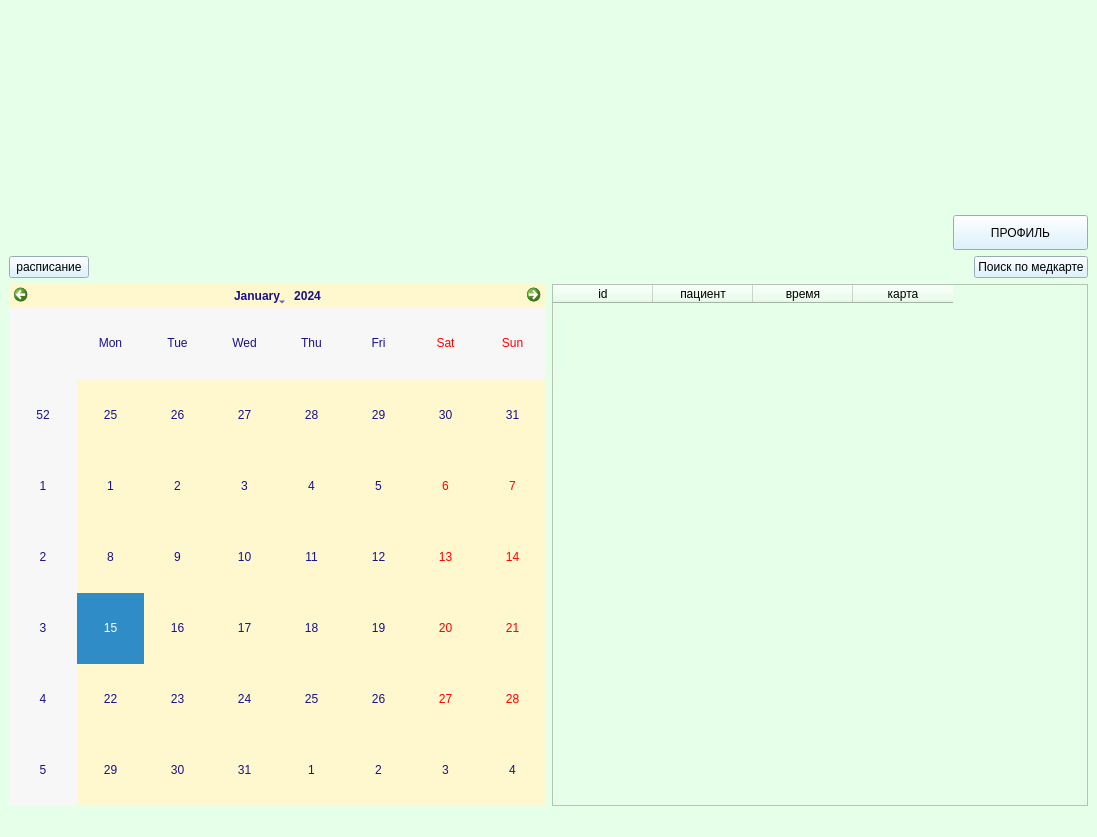
<?xml version="1.0" encoding="UTF-8"?>
<ui version="4.0">
 <class>MainWindow</class>
 <widget class="QMainWindow" name="MainWindow">
  <property name="geometry">
   <rect>
    <x>0</x>
    <y>0</y>
    <width>1097</width>
    <height>837</height>
   </rect>
  </property>
  <property name="windowTitle">
   <string>MainWindow</string>
  </property>
  <property name="styleSheet">
   <string notr="true">background-color: rgb(229, 255, 232);</string>
  </property>
  <widget class="QWidget" name="centralwidget">
   <layout class="QVBoxLayout" name="verticalLayout">
    <item alignment="Qt::AlignRight">
     <widget class="QLabel" name="label">
      <property name="minimumSize">
       <size>
        <width>135</width>
        <height>200</height>
       </size>
      </property>
      <property name="maximumSize">
       <size>
        <width>150</width>
        <height>200</height>
       </size>
      </property>
      <property name="text">
       <string/>
      </property>
      <property name="pixmap">
       <pixmap>../img/doctorLogo.png</pixmap>
      </property>
     </widget>
    </item>
    <item alignment="Qt::AlignRight">
     <widget class="QPushButton" name="pushButton">
      <property name="minimumSize">
       <size>
        <width>135</width>
        <height>35</height>
       </size>
      </property>
      <property name="maximumSize">
       <size>
        <width>135</width>
        <height>35</height>
       </size>
      </property>
      <property name="styleSheet">
       <string notr="true">QPushButton{
	background-color: rgb(212, 240, 255);
	font: 10pt &quot;MS Shell Dlg 2&quot;;
	
}
QPushButton:hover{
	
	
	background-color: rgb(85, 255, 255);
}</string>
      </property>
      <property name="text">
       <string>ПРОФИЛЬ</string>
      </property>
     </widget>
    </item>
    <item>
     <layout class="QHBoxLayout" name="horizontalLayout_2">
      <item>
       <widget class="QPushButton" name="pushButton_2">
        <property name="styleSheet">
         <string notr="true">QPushButton{
	background-color: rgb(212, 240, 255);
	font: 8pt &quot;MS Shell Dlg 2&quot;;
	
}
QPushButton:hover{
	background-color: rgb(85, 255, 255);
}</string>
        </property>
        <property name="text">
         <string>расписание</string>
        </property>
       </widget>
      </item>
      <item>
       <spacer name="horizontalSpacer">
        <property name="orientation">
         <enum>Qt::Horizontal</enum>
        </property>
        <property name="sizeHint" stdset="0">
         <size>
          <width>40</width>
          <height>20</height>
         </size>
        </property>
       </spacer>
      </item>
      <item>
       <widget class="QLabel" name="label_2">
        <property name="text">
         <string/>
        </property>
        <property name="pixmap">
         <pixmap>../img/lupa.png</pixmap>
        </property>
       </widget>
      </item>
      <item>
       <widget class="QPushButton" name="pushButton_3">
        <property name="styleSheet">
         <string notr="true">QPushButton{
	background-color: rgb(212, 240, 255);
	font: 8pt &quot;MS Shell Dlg 2&quot;;
	
}
QPushButton:hover{
	background-color: rgb(85, 255, 255);
}</string>
        </property>
        <property name="text">
         <string>Поиск по медкарте</string>
        </property>
       </widget>
      </item>
     </layout>
    </item>
    <item>
     <layout class="QHBoxLayout" name="horizontalLayout">
      <item>
       <widget class="QCalendarWidget" name="calendarWidget">
        <property name="styleSheet">
         <string notr="true">color: rgb(24, 17, 135);
background-color: rgb(255, 247, 205);
font: 75 10pt &quot;MS Shell Dlg 2&quot;;
border-color: rgb(85, 85, 127);
border-size:10px;</string>
        </property>
       </widget>
      </item>
      <item>
       <widget class="QTableWidget" name="tableWidget">
        <column>
         <property name="text">
          <string>id</string>
         </property>
        </column>
        <column>
         <property name="text">
          <string>пациент</string>
         </property>
        </column>
        <column>
         <property name="text">
          <string>время</string>
         </property>
        </column>
        <column>
         <property name="text">
          <string>карта</string>
         </property>
        </column>
       </widget>
      </item>
     </layout>
    </item>
   </layout>
  </widget>
  <widget class="QMenuBar" name="menubar">
   <property name="geometry">
    <rect>
     <x>0</x>
     <y>0</y>
     <width>1097</width>
     <height>26</height>
    </rect>
   </property>
  </widget>
  <widget class="QStatusBar" name="statusbar"/>
 </widget>
 <resources/>
 <connections/>
</ui>
